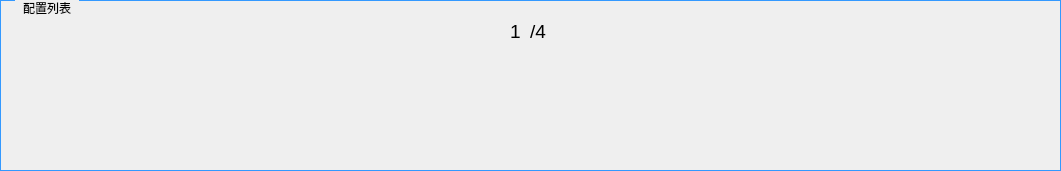
       <widget class="QGroupBox" name="groupBox_15">
        <property name="geometry">
         <rect>
          <x>44</x>
          <y>17</y>
          <width>1061</width>
          <height>171</height>
         </rect>
        </property>
        <property name="styleSheet">
         <string notr="true">QGroupBox {
    font: 14pt &quot;黑体&quot;;
    margin-top: 1ex;
    border-width:0.5px;  
    border-style:solid;
    border-color: rgb(51, 153, 255);  
}

QGroupBox::title {
    subcontrol-origin: margin;
    subcontrol-position: top left;
    left:15px;      
    margin-left: 5px;
    margin-right: 5px;
    padding:1px;
}</string>
        </property>
        <property name="title">
         <string>配置列表</string>
        </property>
        <widget class="QPushButton" name="pushButton_butt1">
         <property name="geometry">
          <rect>
           <x>111</x>
           <y>46</y>
           <width>111</width>
           <height>110</height>
          </rect>
         </property>
         <property name="focusPolicy">
          <enum>Qt::NoFocus</enum>
         </property>
         <property name="styleSheet">
          <string notr="true">border-image: url(:/LCD_CS351/LCD_CS351/35_all/16.bmp);
font: 14pt &quot;黑体&quot;;
 color: rgb(248, 248, 255);</string>
         </property>
         <property name="text">
          <string/>
         </property>
         <property name="flat">
          <bool>true</bool>
         </property>
        </widget>
        <widget class="QPushButton" name="pushButton_butt2">
         <property name="geometry">
          <rect>
           <x>291</x>
           <y>46</y>
           <width>111</width>
           <height>110</height>
          </rect>
         </property>
         <property name="focusPolicy">
          <enum>Qt::NoFocus</enum>
         </property>
         <property name="styleSheet">
          <string notr="true">border-image: url(:/LCD_CS351/LCD_CS351/35_all/16.bmp);</string>
         </property>
         <property name="text">
          <string/>
         </property>
         <property name="flat">
          <bool>true</bool>
         </property>
        </widget>
        <widget class="QPushButton" name="pushButton_butt3">
         <property name="geometry">
          <rect>
           <x>471</x>
           <y>46</y>
           <width>111</width>
           <height>110</height>
          </rect>
         </property>
         <property name="focusPolicy">
          <enum>Qt::NoFocus</enum>
         </property>
         <property name="styleSheet">
          <string notr="true">border-image: url(:/LCD_CS351/LCD_CS351/35_all/16.bmp);</string>
         </property>
         <property name="text">
          <string/>
         </property>
         <property name="flat">
          <bool>true</bool>
         </property>
        </widget>
        <widget class="QPushButton" name="pushButton_butt4">
         <property name="geometry">
          <rect>
           <x>651</x>
           <y>46</y>
           <width>111</width>
           <height>110</height>
          </rect>
         </property>
         <property name="focusPolicy">
          <enum>Qt::NoFocus</enum>
         </property>
         <property name="styleSheet">
          <string notr="true">border-image: url(:/LCD_CS351/LCD_CS351/35_all/16.bmp);</string>
         </property>
         <property name="text">
          <string/>
         </property>
         <property name="flat">
          <bool>true</bool>
         </property>
        </widget>
        <widget class="QPushButton" name="pushButton_butt5">
         <property name="geometry">
          <rect>
           <x>831</x>
           <y>46</y>
           <width>111</width>
           <height>110</height>
          </rect>
         </property>
         <property name="focusPolicy">
          <enum>Qt::NoFocus</enum>
         </property>
         <property name="styleSheet">
          <string notr="true">border-image: url(:/LCD_CS351/LCD_CS351/35_all/16.bmp);</string>
         </property>
         <property name="text">
          <string/>
         </property>
         <property name="flat">
          <bool>true</bool>
         </property>
        </widget>
        <widget class="QLabel" name="label_103">
         <property name="geometry">
          <rect>
           <x>530</x>
           <y>21</y>
           <width>31</width>
           <height>21</height>
          </rect>
         </property>
         <property name="font">
          <font>
           <family>Arial</family>
           <pointsize>14</pointsize>
           <weight>50</weight>
           <italic>false</italic>
           <bold>false</bold>
          </font>
         </property>
         <property name="styleSheet">
          <string notr="true">font: 14pt &quot;Arial&quot;;</string>
         </property>
         <property name="text">
          <string>/4</string>
         </property>
        </widget>
        <widget class="QLabel" name="label_pageum">
         <property name="geometry">
          <rect>
           <x>510</x>
           <y>21</y>
           <width>20</width>
           <height>21</height>
          </rect>
         </property>
         <property name="font">
          <font>
           <family>Arial</family>
           <pointsize>14</pointsize>
           <weight>50</weight>
           <italic>false</italic>
           <bold>false</bold>
          </font>
         </property>
         <property name="styleSheet">
          <string notr="true">font: 14pt &quot;Arial&quot;;</string>
         </property>
         <property name="text">
          <string>1</string>
         </property>
        </widget>
        <widget class="QPushButton" name="pushButton_8">
         <property name="geometry">
          <rect>
           <x>31</x>
           <y>74</y>
           <width>30</width>
           <height>56</height>
          </rect>
         </property>
         <property name="focusPolicy">
          <enum>Qt::NoFocus</enum>
         </property>
         <property name="styleSheet">
          <string notr="true">border-image: url(:/LCD_CS351/LCD_CS351/35_all/11.bmp);</string>
         </property>
         <property name="text">
          <string/>
         </property>
         <property name="flat">
          <bool>true</bool>
         </property>
        </widget>
        <widget class="QPushButton" name="pushButton_9">
         <property name="geometry">
          <rect>
           <x>991</x>
           <y>74</y>
           <width>30</width>
           <height>56</height>
          </rect>
         </property>
         <property name="focusPolicy">
          <enum>Qt::NoFocus</enum>
         </property>
         <property name="styleSheet">
          <string notr="true">border-image: url(:/LCD_CS351/LCD_CS351/35_all/10.bmp);</string>
         </property>
         <property name="text">
          <string/>
         </property>
         <property name="flat">
          <bool>true</bool>
         </property>
        </widget>
       </widget>
